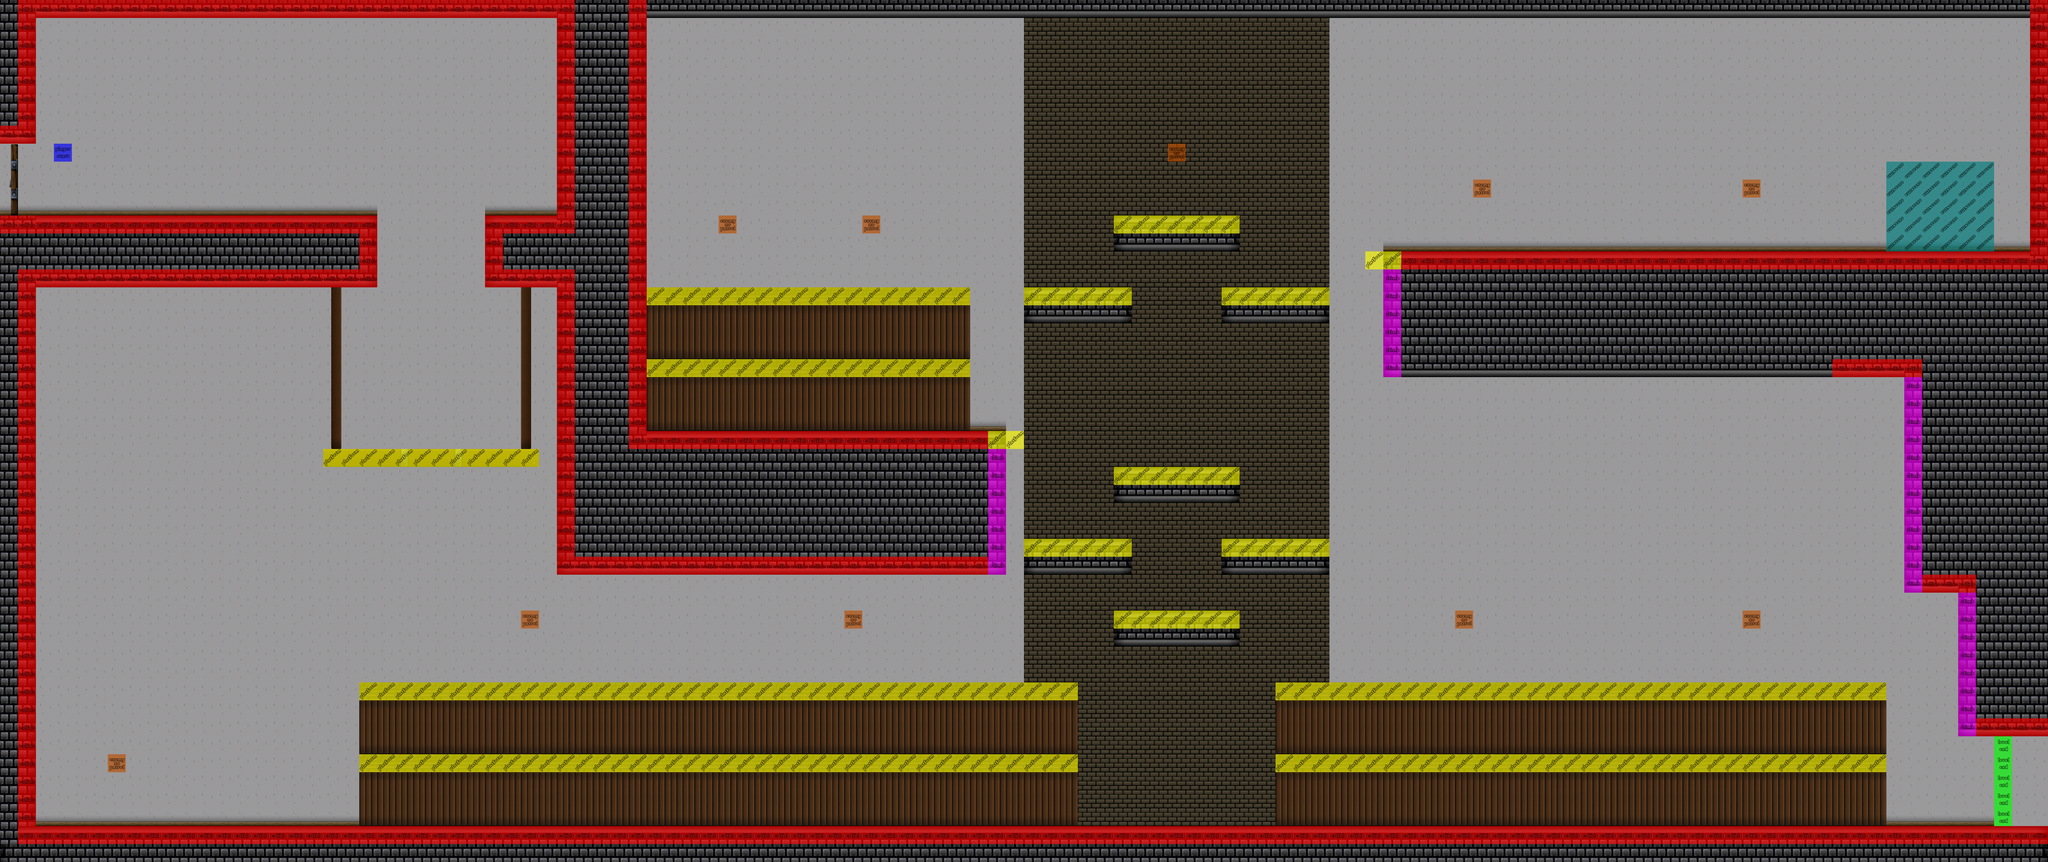

Rendered tile map (Tiled .tmx) drawn with the repository's tilesets; below, a short description and the map source with its tile grids summarised:
An orthogonal 114x48 tile map with 64x64 px tiles, 5 tile layers (Wallpaper, Column, Background, Bookshelves, ...), 4 tilesets.

<map version="1.0" orientation="orthogonal" width="114" height="48" tilewidth="64" tileheight="64">
 <tileset firstgid="1" name="Basic Tiles" tilewidth="64" tileheight="64">
  <image source="tilemap_lv1.png" width="1024" height="1024" />
 </tileset>
 <tileset firstgid="257" name="Meta Tileset" tilewidth="64" tileheight="64">
  <properties>
   <property name="meta" value="" />
  </properties>
  <image source="tileSheet_2.png" width="192" height="256" />
  <tile id="2">
   <properties>
    <property name="type" value="enemy_no_patrol" />
   </properties>
  </tile>
  <tile id="3">
   <properties>
    <property name="type" value="collision" />
   </properties>
  </tile>
  <tile id="4">
   <properties>
    <property name="type" value="jump_through" />
   </properties>
  </tile>
  <tile id="5">
   <properties>
    <property name="type" value="level_end" />
   </properties>
  </tile>
  <tile id="6">
   <properties>
    <property name="type" value="level_begin" />
   </properties>
  </tile>
  <tile id="7">
   <properties>
    <property name="type" value="climb" />
   </properties>
  </tile>
  <tile id="8">
   <properties>
    <property name="type" value="black" />
   </properties>
  </tile>
  <tile id="10">
   <properties>
    <property name="type" value="enemy_patrol" />
   </properties>
  </tile>
  <tile id="11">
   <properties>
    <property name="type" value="cutscene" />
   </properties>
  </tile>
 </tileset>
 <tileset firstgid="269" name="Basic Flip" tilewidth="64" tileheight="64">
  <image source="tilemap_lv1_flip.png" width="1024" height="1024" />
 </tileset>
 <tileset firstgid="525" name="wall_lab" tilewidth="64" tileheight="64">
  <image source="wall_lab.png" width="192" height="192" />
 </tileset>
 <layer name="Wallpaper" width="114" height="48">
  <data>[5472 cells, 5472 non-empty, 1 distinct tile ids]</data>
 </layer>
 <layer name="Column" width="114" height="48">
  <data>[5472 cells, 869 non-empty, 2 distinct tile ids]</data>
 </layer>
 <layer name="Background" width="114" height="48">
  <data>[5472 cells, 1295 non-empty, 28 distinct tile ids]</data>
 </layer>
 <layer name="Bookshelves" width="114" height="48">
  <data>[5472 cells, 845 non-empty, 8 distinct tile ids]</data>
 </layer>
 <layer name="Collision" width="114" height="48">
  <data>[5472 cells, 687 non-empty, 6 distinct tile ids]</data>
 </layer>
</map>
